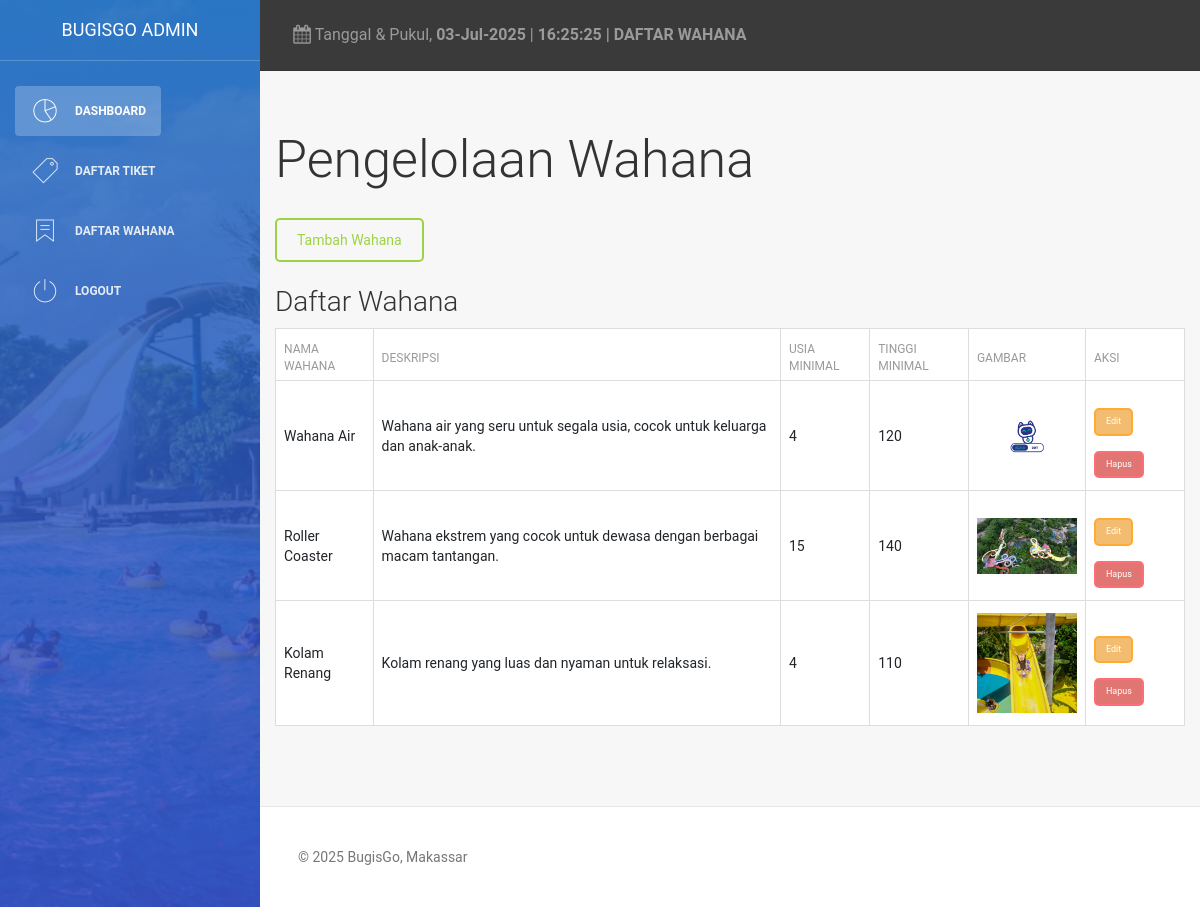
Screenshot of /admin/wahana.php (signed in) with the database file from the repository.
### tables this page shows
CREATE TABLE `wahana` (
  `wahanaID` int(11) NOT NULL,
  `nama` varchar(100) NOT NULL,
  `deskripsi` text DEFAULT NULL,
  `persyaratanUsia` int(11) DEFAULT NULL,
  `persyaratanTinggi` int(11) DEFAULT NULL,
  `rating` double DEFAULT NULL,
  `gambar` varchar(255) DEFAULT NULL
);

### admin/wahana.php (the view, shortened to what this page needs)
<?php
include('koneksi.php');
$wahanaQuery = "SELECT * FROM wahana";
$wahanaResult = $conn->query($wahanaQuery);
?>
<!DOCTYPE html>
<html lang="id">
<head>
    <link rel="stylesheet" href="assets/css/dashboard.css">
    <link href="https://cdn.jsdelivr.net/npm/bootstrap@5.3.0-alpha1/dist/css/bootstrap.min.css" rel="stylesheet" />
    <link href="assets/css/bootstrap.min.css" rel="stylesheet" />
    <link href="assets/css/animate.min.css" rel="stylesheet" />
    <link href="assets/css/light-bootstrap-dashboard.css?v=1.4.0" rel="stylesheet" />
    <link href="assets/css/demo.css" rel="stylesheet" />
    <link href="http://maxcdn.bootstrapcdn.com/font-awesome/4.2.0/css/font-awesome.min.css" rel="stylesheet">
    <link href='assets/fonts/Pe-icon-7-stroke' rel='stylesheet' type='text/css'>
    <link href="assets/css/pe-icon-7-stroke.css" rel="stylesheet" />
</head>
<body>
<div class="wrapper">
       <div class="sidebar" data-color="blue" data-image="images/bugisgo.jpg">
        <div class="sidebar-wrapper">
            <div class="logo">
                <a href="admin_dashboard.php" class="simple-text">
                    BugisGo Admin
                </a>
            </div>
            <ul class="nav">
                <?php if ($_SESSION['role'] == 'pengelola') { ?>
                    <li>
                    <li class="active">
                        <a href="pengelola_dashboard.php">
                            <i class="pe-7s-graph"></i>
                            <p>Dashboard</p>
                        </a>
                    </li>
                    <li>
                        <a href="daftar_tiket.php">
                            <i class="pe-7s-ticket"></i>
                            <p>Daftar Tiket</p>
                        </a>
                    </li>
                    <li>
                        <a href="wahana.php">
                            <i class="pe-7s-ribbon"></i>
                            <p>Daftar Wahana</p>
                        </a>
                    </li>
                <?php } ?>
                <li>
                    <a href="logout.php">
                        <i class="pe-7s-power"></i>
                        <p>Logout</p>
                    </a>
                </li>
            </ul>
        </div>
    </div>
        <div class="main-panel">
            <nav class="navbar navbar-default navbar-fixed">
                <div class="container-fluid">
                    <div class="collapse navbar-collapse">
                        <ul class="nav navbar-nav navbar-left">
                            <li>
                                <a href="#">
                                    <i class="fa fa-calendar"></i>
                                    <?php
                                    $tanggal = mktime(date("m"), date("d"), date("Y"));
                                    echo "Tanggal & Pukul, <b>" . date("d-M-Y", $tanggal) . "</b> ";
                                    $jam = date("H:i:s");
                                    echo "| <b>" . $jam . " | DAFTAR WAHANA" . "</b>";
                                    ?>
                                </a>
                            </li>
                        </ul>
                    </div>
                </div>
            </nav>
            <div class="content">
                <h1>Pengelolaan Wahana</h1>
                <a href="tambah_wahana.php" class="btn btn-success mb-3">Tambah Wahana</a>
                <h3 class="mt-4">Daftar Wahana</h3>
                <table class="table table-bordered">
                    <thead>
                        <tr>
                            <th>Nama Wahana</th>
                            <th>Deskripsi</th>
                            <th>Usia Minimal</th>
                            <th>Tinggi Minimal</th>
                            <th>Gambar</th>
                            <th>Aksi</th>
                        </tr>
                    </thead>
                    <tbody>
                        <?php
                        if ($wahanaResult->num_rows > 0) {
                            while ($row = $wahanaResult->fetch_assoc()) { ?>
                                <tr>
                                    <td><?php echo $row['nama']; ?></td>
                                    <td><?php echo $row['deskripsi']; ?></td>
                                    <td><?php echo $row['persyaratanUsia']; ?></td>
                                    <td><?php echo $row['persyaratanTinggi']; ?></td>
                                    <td>
                                        <?php if ($row['gambar']) { ?>
                                            <img src="<?php echo $row['gambar']; ?>" alt="Gambar Wahana" width="100">
                                        <?php } else { ?>
                                            No image
                                        <?php } ?>
                                    </td>
                                    <td>
                                        <a href="edit_wahana.php?wahanaID=<?php echo $row['wahanaID']; ?>" class="btn btn-warning btn-sm">Edit</a>
                                        <a href="wahana.php?delete=<?php echo $row['wahanaID']; ?>" class="btn btn-danger btn-sm" onclick="return confirm('Apakah Anda yakin ingin menghapus wahana ini?')">Hapus</a>
                                    </td>
                                </tr>
                            <?php }
                        } else {
                            echo "<tr><td colspan='6'>Tidak ada wahana ditemukan.</td></tr>";
                        }
                        ?>
                    </tbody>
                </table>
            </div>
            <footer class="footer">
            <div class="container-fluid">
                <p class="copyright pull-left">&copy; <script>document.write(new Date().getFullYear())</script> BugisGo, Makassar</p>
            </div>
        </footer>
    </div>
</div>
</body>
</html>

### admin/assets/css/dashboard.css (style rules this page uses)
body, .container-fluid { padding: 0; margin: 0; }
.sidebar { position: fixed; top: 0; bottom: 0; right: auto; left: 0; width: 260px; display: block; z-index: 1; color: #fff; font-weight: 200; background-size: cover; background-position: center center; }
.sidebar .sidebar-wrapper { position: relative; max-height: calc(100vh - 75px); min-height: 100%; overflow: auto; width: 260px; z-index: 4; padding-bottom: 100px; }
.sidebar .logo { padding: 10px 15px; border-bottom: 1px solid rgba(255, 255, 255, 0.2); }
.sidebar .logo .simple-text { text-transform: uppercase; padding: 5px 0px; display: block; font-size: 18px; color: #FFFFFF; text-align: center; font-weight: 400; line-height: 30px; }
.sidebar .nav { margin-top: 20px; float: none; }
.sidebar .nav li > a { color: #FFFFFF; margin: 5px 15px; opacity: .86; border-radius: 4px; display: block; }
.sidebar .nav li.active > a { color: #FFFFFF; opacity: 1; background: rgba(255, 255, 255, 0.23); }
.sidebar .nav p { margin: 0; line-height: 30px; font-size: 12px; font-weight: 600; text-transform: uppercase; margin-left: 45px; }
.sidebar .nav i { font-size: 28px; float: left; margin-right: 15px; line-height: 30px; width: 30px; text-align: center; }
.sidebar:after, .sidebar:before { display: block; content: ""; position: absolute; width: 100%; height: 100%; top: 0; left: 0; z-index: 2; }
.sidebar:before { opacity: .33; background: #000000; }
.sidebar:after { background: #787878; background: -moz-linear-gradient(top, #787878 0%, #343434 100%); background: -webkit-gradient(linear, left top, left bottom, color-stop(0%, #787878), color-stop(100%, #343434)); background: -webkit-linear-gradient(top, #787878 0%, #343434 100%); background: -o-linear-gradient(top, #787878 0%, #343434 100%); background: -ms-linear-gradient(top, #787878 0%, #343434 100%); background: linear-gradient(to bottom, #787878 0%, #343434 100%); background-size: 150% 150%; z-index: 3; opacity: 1; }
.sidebar[data-image]:after, .sidebar.has-image:after { opacity: .77; }
.sidebar[data-color="blue"]:after { background: #1F77D0; background: -moz-linear-gradient(top, #1F77D0 0%, #533ce1 100%); background: -webkit-gradient(linear, left top, left bottom, color-stop(0%, #1F77D0), color-stop(100%, #533ce1)); background: -webkit-linear-gradient(top, #1F77D0 0%, #533ce1 100%); background: -o-linear-gradient(top, #1F77D0 0%, #533ce1 100%); background: -ms-linear-gradient(top, #1F77D0 0%, #533ce1 100%); background: linear-gradient(to bottom, #1F77D0 0%, #533ce1 100%); background-size: 150% 150%; }
.main-panel { position: relative; z-index: 2; float: right; width: calc(100% - 260px); }
.main-panel > .content { padding: 30px 15px; min-height: calc(100% - 123px); }
.main-panel > .footer { border-top: 1px solid #e7e7e7; }
.main-panel .navbar { margin-bottom: 0; }
.sidebar, .main-panel { max-height: 100%; height: 100%; -webkit-transition-property: top,bottom; transition-property: top,bottom; -webkit-transition-duration: .2s,.2s; transition-duration: .2s,.2s; -webkit-transition-timing-function: linear,linear; transition-timing-function: linear,linear; -webkit-overflow-scrolling: touch; }
.btn-sm { padding: 5px 10px; font-size: 0.9rem; }
.btn-warning { background-color: #f0ad4e; color: white; }
.btn-danger { background-color: #d9534f; color: white; }
footer { margin-top: 30px; text-align: center; background-color: #f1f1f1; padding: 20px; }
.navbar { background-color: #3a3a3a; color: white; }

### admin/assets/css/demo.css (style rules this page uses)
.btn { padding: 10px 20px; margin-top: 15px; border-radius: 5px; }
body, .container-fluid { padding: 0; margin: 0; }
.btn-sm { padding: 5px 10px; font-size: 0.9rem; }
.btn-warning { background-color: #f0ad4e; color: white; }
.btn-danger { background-color: #d9534f; color: white; }
footer { margin-top: 30px; text-align: center; background-color: #f1f1f1; padding: 20px; }
.navbar { background-color: #3a3a3a; color: white; }

### rows the page displays
wahana: nama "Wahana Air", deskripsi "Wahana air yang seru untuk segala usia, cocok untuk keluarga dan anak-anak.", persyaratanUsia "4", persyaratanTinggi "120", gambar (picture)
wahana: nama "Roller Coaster", deskripsi "Wahana ekstrem yang cocok untuk dewasa dengan berbagai macam tantangan.", persyaratanUsia "15", persyaratanTinggi "140", gambar (picture)
wahana: nama "Kolam Renang", deskripsi "Kolam renang yang luas dan nyaman untuk relaksasi.", persyaratanUsia "4", persyaratanTinggi "110", gambar (picture)
